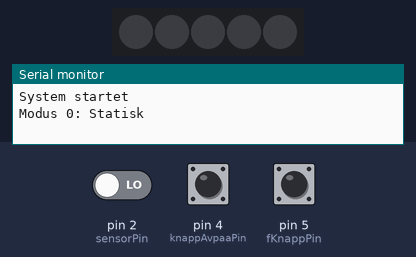
A sketch run on a simulated Arduino Uno, built with avr-gcc and run on an emulated ATmega328P. Shown: 5 RGB LEDs in strip order, left to right, the last lines printed to the serial monitor. The inputs (shaded band) are chosen by the test bench; at power-on: pin 2 (sensorPin) LOW, pin 5 (fKnappPin) HIGH, pin 4 (knappAvpaaPin) HIGH.

Above: at 1.2 s.
1.3 s: pin 2 (sensorPin) driven HIGH
At 2.4 s:
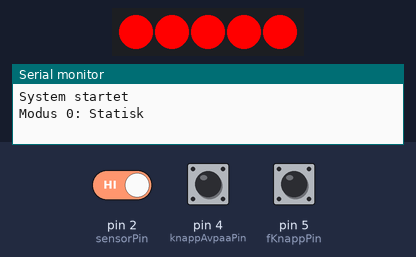
2.8 s: pin 5 (fKnappPin) pulled LOW for 3.2 s
At 5.7 s:
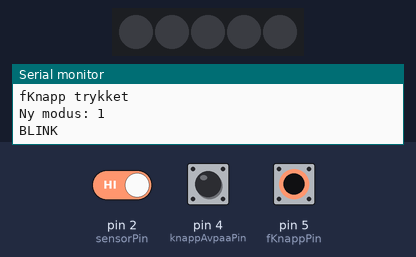
7.5 s: pin 5 (fKnappPin) pulled LOW for 3.2 s
At 9.75 s:
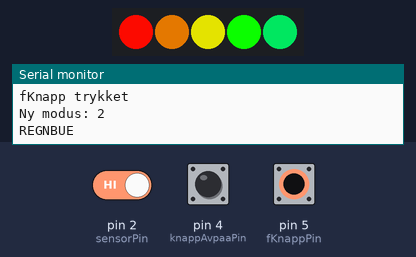
11.3 s: pin 4 (knappAvpaaPin) pulled LOW for 0.15 s
At 11.7 s:
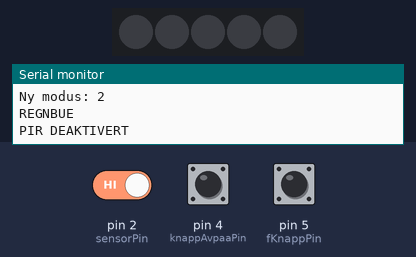
12.9 s: pin 4 (knappAvpaaPin) pulled LOW for 1 s
At 13.1 s:
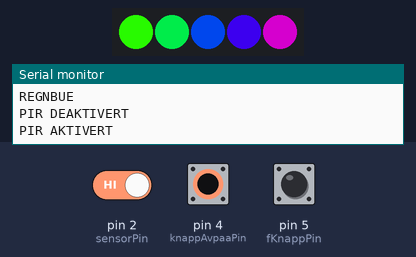
14.5 s: pin 4 (knappAvpaaPin) pulled LOW for 3.2 s
At 15.9 s:
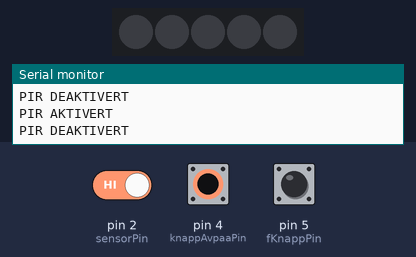
Timing chart, 0 to 17.5 s (numbered marks = the images above; inputs shaded):
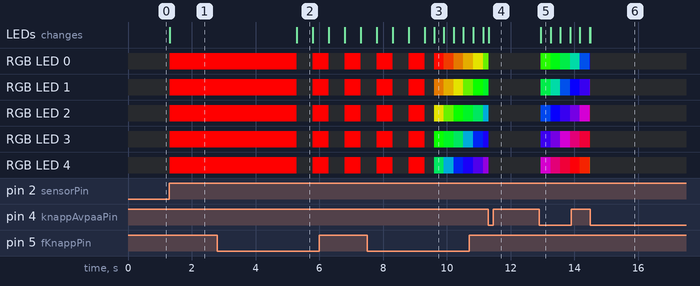

The sketch:

Pre_Realese.ino
```cpp
#include <Arduino.h>
#include <FastLED.h>

#define NUM_LEDS 5
#define PIN_DATA 3

// PINNER
const int sensorPin = 2;
const int knappAvpaaPin = 4;
const int fKnappPin = 5;

// PIR
bool pirAktiv = true;

// Modus
// 0 = statisk
// 1 = blink
// 2 = regnbue
int modus = 0;

// PIR AV/PÅ
bool forrigeKnappState = LOW;

// MODUSER
int fKnappState = HIGH;
int forrigeFKnappState = HIGH;

unsigned long pressStartTime = 0;

bool modusByttet = false;

const unsigned long holdetid = 2000;

// BLINK
unsigned long forrigeBlink = 0;

bool lysPaa = false;

// For regnbue
uint8_t hue = 0;

CRGB leds[NUM_LEDS];


void setup()
{
  // PIR
  pinMode(sensorPin, INPUT);

  // Knappene kobles mellom pin og GND
  pinMode(knappAvpaaPin, INPUT_PULLUP);
  pinMode(fKnappPin, INPUT_PULLUP);

  Serial.begin(9600);

  FastLED.addLeds<NEOPIXEL, PIN_DATA>(leds, NUM_LEDS);

  Serial.println("System startet");
  Serial.println("Modus 0: Statisk");
}


void loop()
{
  // KNAPP 1 - PIR AV/PÅ

  int knappState = digitalRead(knappAvpaaPin);

  // Oppdager et nytt trykk
  if (knappState == LOW && forrigeKnappState == HIGH)
  {
    pirAktiv = !pirAktiv;

    if (pirAktiv)
    {
      Serial.println("PIR AKTIVERT");
    }
    else
    {
      Serial.println("PIR DEAKTIVERT");

      // Skru av LED-ene
      for (int i = 0; i < NUM_LEDS; i++)
      {
        leds[i] = CRGB::Black;
      }

      FastLED.show();
    }

    delay(50);
  }

  forrigeKnappState = knappState;


  // KNAPP 2 - BYTTE MODUS

  fKnappState = digitalRead(fKnappPin);

  // Knappen blir trykket ned
  if (fKnappState == LOW && forrigeFKnappState == HIGH)
  {
    // Start å telle hvor lenge knappen holdes
    pressStartTime = millis();

    // Vi har ikke byttet modus enda
    modusByttet = false;

    Serial.println("fKnapp trykket");
  }

  // Knappen holdes inne
  if (fKnappState == LOW && modusByttet == false)
  {
    unsigned long pressDuration = millis() - pressStartTime;

    // Hvis knappen har vært holdt inne i 2 sekunder
    if (pressDuration >= holdetid)
    {
      // Bytt til neste modus
      modus++;

      // Hvis vi kommer over modus 2,
      // går vi tilbake til modus 0
      if (modus > 2)
      {
        modus = 0;
      }

      // Vis hvilken modus vi er i
      Serial.print("Ny modus: ");
      Serial.println(modus);

      if (modus == 0)
      {
        Serial.println("STATISK");
      }
      else if (modus == 1)
      {
        Serial.println("BLINK");
      }
      else if (modus == 2)
      {
        Serial.println("REGNBUE");
      }

      // Hindrer at samme hold registrerer flere ganger
      modusByttet = true;
    }
  }

  // Når knappen slippes
  if (fKnappState == HIGH)
  {
    modusByttet = false;
  }

  forrigeFKnappState = fKnappState;


  // PIR + LYS

  if (pirAktiv)
  {
    int sensorState = digitalRead(sensorPin);

    // PIR registrerer bevegelse
    if (sensorState == HIGH)
    {

      // MODUS 0 - STATISK

      if (modus == 0)
      {
        for (int i = 0; i < NUM_LEDS; i++)
        {
          leds[i] = CRGB::Red;
        }

        FastLED.show();
      }


      // MODUS 1 - BLINK

      else if (modus == 1)
      {
        // Blink hvert 500 ms
        if (millis() - forrigeBlink >= 500)
        {
          forrigeBlink = millis();

          lysPaa = !lysPaa;

          if (lysPaa)
          {
            for (int i = 0; i < NUM_LEDS; i++)
            {
              leds[i] = CRGB::Red;
            }
          }
          else
          {
            for (int i = 0; i < NUM_LEDS; i++)
            {
              leds[i] = CRGB::Black;
            }
          }

          FastLED.show();
        }
      }


      // MODUS 2 - REGNBUE

      else if (modus == 2)
      {
        for (int i = 0; i < NUM_LEDS; i++)
        {
          leds[i] = CHSV(hue + (i * 30), 255, 255);
        }

        FastLED.show();

        hue++;

        delay(20);
      }
    }


    // INGEN BEVEGELSE

    else
    {
      for (int i = 0; i < NUM_LEDS; i++)
      {
        leds[i] = CRGB::Black;
      }

      FastLED.show();
    }
  }
}
```

Measured:
- after the input at 1.3 s, RGB LED 0–4: off → RGB(255, 0, 0) at once; the LEDs: change at once (image 1)
- after the input at 2.8 s, RGB LED 0–4: alternates RGB(255, 0, 0) for 0.50 s and off for 0.50 s, starting after 2.5 s; the LEDs: change after 2.5 s (image 2)
- after the input at 7.5 s, the LEDs: first differ from a run without the input after 2.1 s (image 3)
- after the input at 11.3 s, the LEDs: change at once (image 4)
- after the input at 14.5 s, the LEDs: change at once (image 6)
- what the display in image 2 shows lasts 0.5 s, from 5.3 s to 5.8 s
